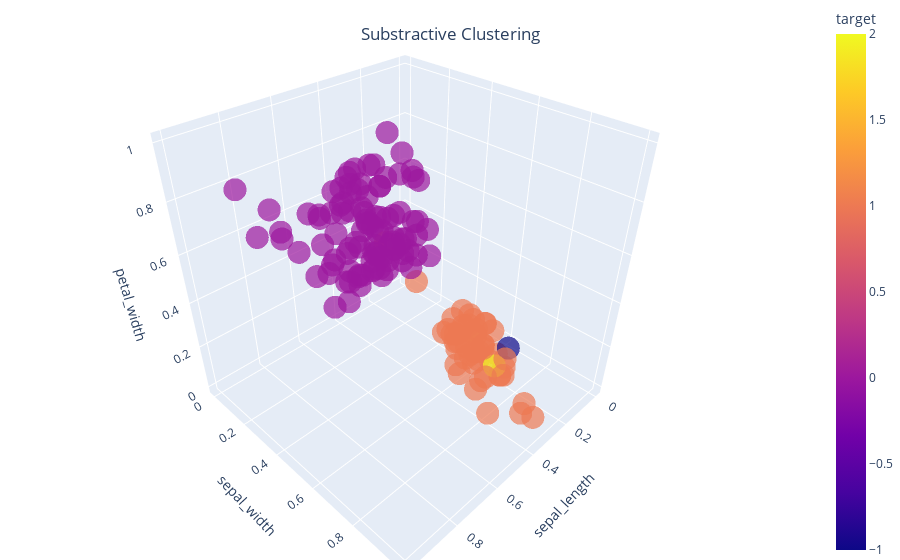

Source (notebook cell):
### Code cell
r_a = 1.2
substractive_clustering = SubstractiveClustering(r_a=r_a,
                                                r_b=1.5*r_a,
                                                distance_metric='euclidean',)

substractive_clustering.fit(feature_matrix)

cluster_assignments = substractive_clustering.predict()

plot3d_iris_dataset(feature_matrix, cluster_assignments, 'Substractive Clustering')

### Figure 1 — Plotly figure (JSON) as saved in the notebook; plotly's stock layout.template omitted (floating-point values rounded to 4 significant figures; data arrays with more than 128 entries replaced by an {"elided": "..."} marker saying what was removed)
{"data": [{"hovertemplate": "sepal_length=%{x}<br>sepal_width=%{y}<br>petal_width=%{z}<br>target=%{marker.color}<extra></extra>", "legendgroup": "", "marker": {"color": {"elided": "150 int values"}, "coloraxis": "coloraxis", "opacity": 0.7, "symbol": "circle"}, "mode": "markers", "name": "", "scene": "scene", "showlegend": false, "type": "scatter3d", "x": {"elided": "150 float values"}, "y": {"elided": "150 float values"}, "z": {"elided": "150 float values"}}], "layout": {"coloraxis": {"colorbar": {"title": {"text": "target"}}, "colorscale": [[0, "#0d0887"], [0.1111, "#46039f"], [0.2222, "#7201a8"], [0.3333, "#9c179e"], [0.4444, "#bd3786"], [0.5556, "#d8576b"], [0.6667, "#ed7953"], [0.7778, "#fb9f3a"], [0.8889, "#fdca26"], [1, "#f0f921"]]}, "legend": {"tracegroupgap": 0}, "margin": {"b": 0, "l": 0, "r": 0, "t": 0}, "scene": {"domain": {"x": [0, 1], "y": [0, 1]}, "xaxis": {"title": {"text": "sepal_length"}}, "yaxis": {"title": {"text": "sepal_width"}}, "zaxis": {"title": {"text": "petal_width"}}}, "title": {"text": "Substractive Clustering", "x": 0.5, "xanchor": "center", "y": 0.95, "yanchor": "top"}}}
